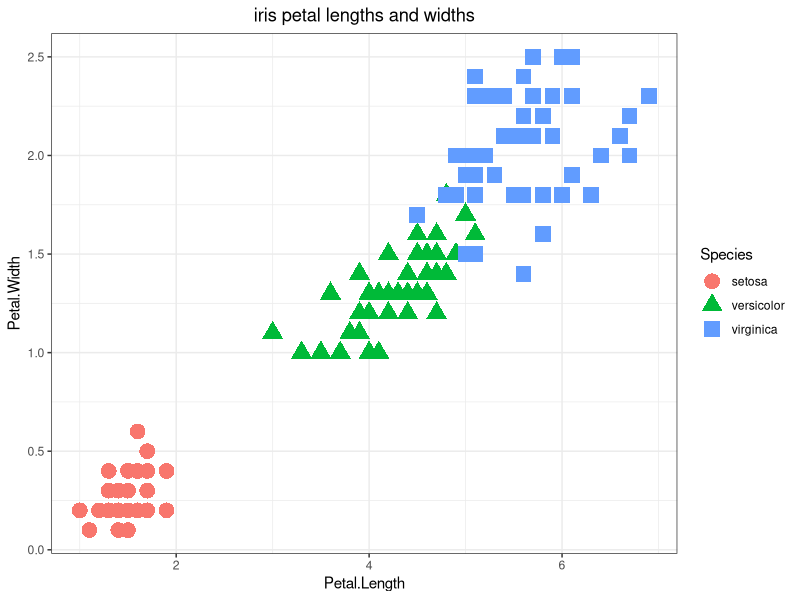

The R script that drew this image:
### Big question 1 answer: this example illustrates why choosing a single algorithm is not a good idea. KNN is probably not well-suited to examine the relationships that exist within the pidd dataset. This is why comparing multiple algorithms with different tunings, along with a weighted ensemble average and the single best-performing algorithm ("discrete winner"), is ideal. You will learn more about this in Section 6: SuperLearner. 


### Challenge 1: iris knn solution

# Designate Y and X variables.
Y_iris  = iris$Species

X_iris = iris[, 1:4]
X_iris = scale(X_iris, scale = T, center = T)

# Split the data.
library(caret)
set.seed(1)
iris_split = createDataPartition(Y_iris, p = 0.70, list = FALSE)
train_iris = X_iris[iris_split, ]
test_iris = X_iris[-iris_split, ]

train_iris_labels = Y_iris[iris_split]
test_iris_labels = Y_iris[-iris_split]

# Choose starting k-value.
round(sqrt(nrow(train_iris)))

# fit kNN model
library(class)
set.seed(1)
iris_predicted_knn = knn(train = train_iris, test = test_iris,
                     cl = train_iris_labels, k = 10, prob = TRUE)

# Evaluate cross tabs.
library(gmodels)
CrossTable(x = test_iris_labels, y = iris_predicted_knn, 
           prop.chisq = FALSE,
           prop.r = FALSE,
           prop.c = FALSE,
           prop.t = FALSE)

# compute accuracy
mean(test_iris_labels == iris_predicted_knn) # ~ 96% accuracy! 

# Plot Petal.Length and Petal.Width - can you guess why accuracy was so high? 
ggplot(iris, aes(x = Petal.Length, y = Petal.Width, color = Species, shape = Species)) + 
  geom_point(size = 5, alpha = 1) + 
  ggtitle("iris petal lengths and widths") + 
  theme_bw() + 
  theme(plot.title = element_text(hjust = 0.5)) 
